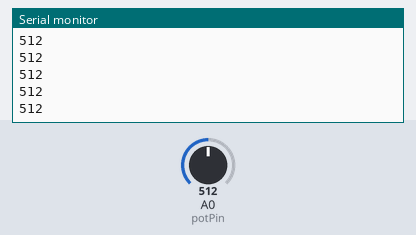
Simulated run of this sketch. Board: Arduino Uno, built with avr-gcc and run on an emulated ATmega328P. Shown: the last lines printed to the serial monitor. The test bench sets the inputs (shaded band); at power-on: A0 (potPin) = 512.

Above: at 1.2 s.
1.3 s: A0 (potPin) set to 716
At 1.31 s:
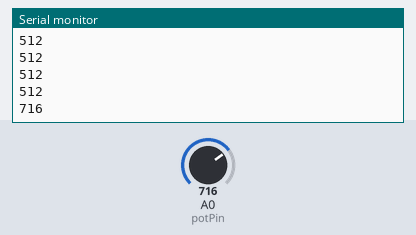
2.8 s: A0 (potPin) set to 900
At 2.81 s:
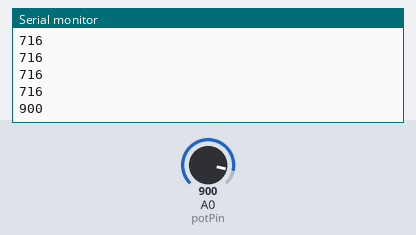
Timing chart, 0 to 5.8 s (numbered marks = the images above; inputs shaded):
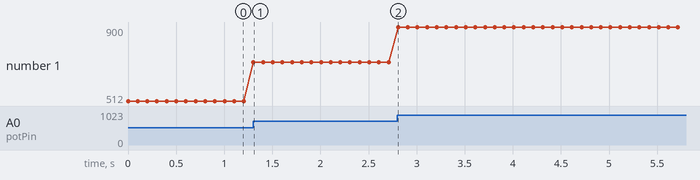

Measured:
- after the input at 1.3 s, the serial monitor: prints a new line at once (image 1)
- after the input at 2.8 s, the serial monitor: prints a new line at once (image 2)
- plotted number 1: 512 → 716 after the input at 1.3 s, 716 → 900 after the input at 2.8 s

The sketch:

AnalogPot.ino
```cpp
void setup() {
  // put your setup code here, to run once:
    // initialize serial communications at 9600 bps:
  Serial.begin(9600);

}
const int potPin = A0;

void loop() {

  // put your main code here, to run repeatedly:
Serial.println(analogRead(potPin));
delay(100);
}
```
